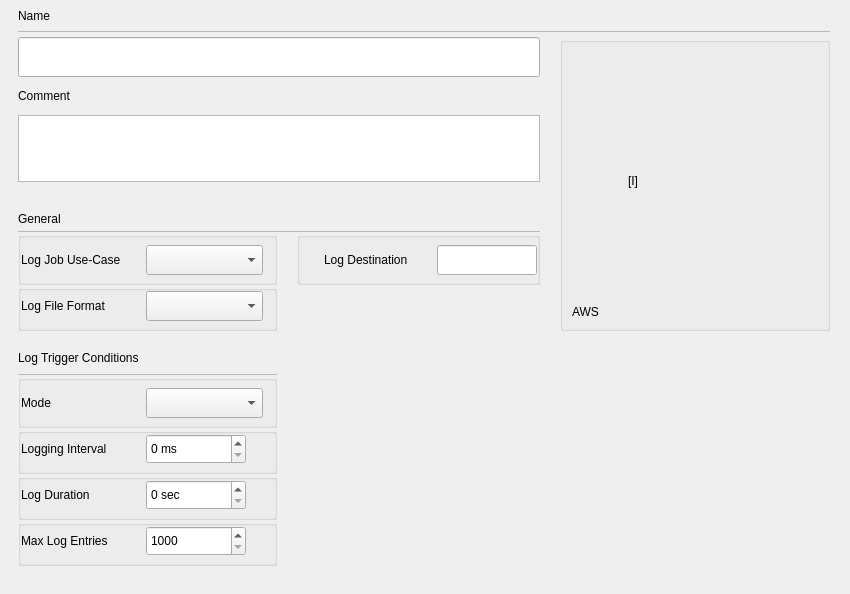
<?xml version="1.0" encoding="UTF-8"?>
<ui version="4.0">
 <class>C_SdNdeDalLogJobPropertiesWidget</class>
 <widget class="QWidget" name="C_SdNdeDalLogJobPropertiesWidget">
  <property name="geometry">
   <rect>
    <x>0</x>
    <y>0</y>
    <width>850</width>
    <height>594</height>
   </rect>
  </property>
  <property name="windowTitle">
   <string>C_SdNdeDalLogJobPropertiesWidget</string>
  </property>
  <layout class="QVBoxLayout" name="verticalLayout">
   <property name="leftMargin">
    <number>18</number>
   </property>
   <property name="topMargin">
    <number>1</number>
   </property>
   <property name="rightMargin">
    <number>20</number>
   </property>
   <property name="bottomMargin">
    <number>5</number>
   </property>
   <item>
    <layout class="QGridLayout" name="gridLayout_3">
     <property name="bottomMargin">
      <number>0</number>
     </property>
     <property name="horizontalSpacing">
      <number>20</number>
     </property>
     <property name="verticalSpacing">
      <number>0</number>
     </property>
     <item row="10" column="0" colspan="2">
      <spacer name="verticalSpacer_11">
       <property name="orientation">
        <enum>Qt::Orientation::Vertical</enum>
       </property>
       <property name="sizeType">
        <enum>QSizePolicy::Policy::Fixed</enum>
       </property>
       <property name="sizeHint" stdset="0">
        <size>
         <width>1</width>
         <height>5</height>
        </size>
       </property>
      </spacer>
     </item>
     <item row="12" column="0" colspan="2">
      <spacer name="verticalSpacer_3">
       <property name="orientation">
        <enum>Qt::Orientation::Vertical</enum>
       </property>
       <property name="sizeType">
        <enum>QSizePolicy::Policy::Fixed</enum>
       </property>
       <property name="sizeHint" stdset="0">
        <size>
         <width>1</width>
         <height>30</height>
        </size>
       </property>
      </spacer>
     </item>
     <item row="9" column="0" colspan="2">
      <spacer name="verticalSpacer_2">
       <property name="orientation">
        <enum>Qt::Orientation::Vertical</enum>
       </property>
       <property name="sizeType">
        <enum>QSizePolicy::Policy::Fixed</enum>
       </property>
       <property name="sizeHint" stdset="0">
        <size>
         <width>20</width>
         <height>2</height>
        </size>
       </property>
      </spacer>
     </item>
     <item row="18" column="0">
      <widget class="QGroupBox" name="pc_GbxUseCase">
       <property name="styleRole" stdset="0">
        <string>transparent</string>
       </property>
       <property name="title">
        <string/>
       </property>
       <layout class="QHBoxLayout" name="horizontalLayout_9">
        <property name="spacing">
         <number>20</number>
        </property>
        <property name="leftMargin">
         <number>0</number>
        </property>
        <property name="topMargin">
         <number>7</number>
        </property>
        <property name="rightMargin">
         <number>11</number>
        </property>
        <property name="bottomMargin">
         <number>7</number>
        </property>
        <item>
         <widget class="stw::opensyde_gui_elements::C_OgeLabToolTipBase" name="pc_LabelLogJobUseCase">
          <property name="styleRole" stdset="0">
           <string>group-item</string>
          </property>
          <property name="sizePolicy">
           <sizepolicy hsizetype="Preferred" vsizetype="Preferred">
            <horstretch>0</horstretch>
            <verstretch>0</verstretch>
           </sizepolicy>
          </property>
          <property name="minimumSize">
           <size>
            <width>105</width>
            <height>0</height>
           </size>
          </property>
          <property name="maximumSize">
           <size>
            <width>105</width>
            <height>16777215</height>
           </size>
          </property>
          <property name="text">
           <string>Log Job Use-Case</string>
          </property>
         </widget>
        </item>
        <item>
         <widget class="stw::opensyde_gui_elements::C_OgeCbxText" name="pc_ComboBoxLogJobUseCase">
          <property name="sizePolicy">
           <sizepolicy hsizetype="Expanding" vsizetype="Fixed">
            <horstretch>0</horstretch>
            <verstretch>0</verstretch>
           </sizepolicy>
          </property>
          <property name="minimumSize">
           <size>
            <width>100</width>
            <height>30</height>
           </size>
          </property>
          <property name="maximumSize">
           <size>
            <width>16777215</width>
            <height>30</height>
           </size>
          </property>
         </widget>
        </item>
       </layout>
      </widget>
     </item>
     <item row="23" column="0">
      <widget class="QFrame" name="frame_5">
       <property name="styleRole" stdset="0">
        <string>fra-separator</string>
       </property>
       <property name="minimumSize">
        <size>
         <width>0</width>
         <height>1</height>
        </size>
       </property>
       <property name="maximumSize">
        <size>
         <width>16777215</width>
         <height>1</height>
        </size>
       </property>
       <property name="frameShape">
        <enum>QFrame::Shape::StyledPanel</enum>
       </property>
       <property name="frameShadow">
        <enum>QFrame::Shadow::Raised</enum>
       </property>
      </widget>
     </item>
     <item row="21" column="0">
      <widget class="stw::opensyde_gui_elements::C_OgeLabContextMenuBase" name="pc_LabelLogTriggerConditions">
       <property name="styleRole" stdset="0">
        <string>heading-group-bold</string>
       </property>
       <property name="text">
        <string>Log Trigger Conditions</string>
       </property>
      </widget>
     </item>
     <item row="25" column="0">
      <widget class="QGroupBox" name="pc_GbxLoggingInterval">
       <property name="styleRole" stdset="0">
        <string>transparent</string>
       </property>
       <property name="title">
        <string/>
       </property>
       <layout class="QHBoxLayout" name="horizontalLayout_12">
        <property name="spacing">
         <number>20</number>
        </property>
        <property name="leftMargin">
         <number>0</number>
        </property>
        <property name="topMargin">
         <number>0</number>
        </property>
        <property name="rightMargin">
         <number>0</number>
        </property>
        <property name="bottomMargin">
         <number>7</number>
        </property>
        <item>
         <widget class="stw::opensyde_gui_elements::C_OgeLabToolTipBase" name="pc_LabelLoggingInterval">
          <property name="styleRole" stdset="0">
           <string>group-item</string>
          </property>
          <property name="minimumSize">
           <size>
            <width>105</width>
            <height>0</height>
           </size>
          </property>
          <property name="maximumSize">
           <size>
            <width>105</width>
            <height>16777215</height>
           </size>
          </property>
          <property name="text">
           <string>Logging Interval</string>
          </property>
         </widget>
        </item>
        <item>
         <widget class="QWidget" name="pc_WidgetLoggingInterval" native="true">
          <layout class="QHBoxLayout" name="horizontalLayout_6" stretch="1,1">
           <property name="spacing">
            <number>15</number>
           </property>
           <property name="leftMargin">
            <number>0</number>
           </property>
           <property name="topMargin">
            <number>0</number>
           </property>
           <property name="rightMargin">
            <number>0</number>
           </property>
           <property name="bottomMargin">
            <number>0</number>
           </property>
           <item>
            <widget class="stw::opensyde_gui_elements::C_OgeSpxToolTipBase" name="pc_SpinBoxLoggingInterval">
           <property name="styleRole" stdset="0">
            <string>spx-number</string>
           </property>
             <property name="sizePolicy">
              <sizepolicy hsizetype="Minimum" vsizetype="Fixed">
               <horstretch>0</horstretch>
               <verstretch>0</verstretch>
              </sizepolicy>
             </property>
             <property name="minimumSize">
              <size>
               <width>100</width>
               <height>30</height>
              </size>
             </property>
             <property name="maximumSize">
              <size>
               <width>16777215</width>
               <height>30</height>
              </size>
             </property>
             <property name="suffix">
              <string> ms</string>
             </property>
             <property name="maximum">
              <number>1000</number>
             </property>
            </widget>
           </item>
           <item>
            <spacer name="horizontalSpacer">
             <property name="orientation">
              <enum>Qt::Orientation::Horizontal</enum>
             </property>
             <property name="sizeHint" stdset="0">
              <size>
               <width>40</width>
               <height>20</height>
              </size>
             </property>
            </spacer>
           </item>
          </layout>
         </widget>
        </item>
       </layout>
      </widget>
     </item>
     <item row="7" column="0" colspan="2">
      <spacer name="verticalSpacer_10">
       <property name="orientation">
        <enum>Qt::Orientation::Vertical</enum>
       </property>
       <property name="sizeType">
        <enum>QSizePolicy::Policy::Fixed</enum>
       </property>
       <property name="sizeHint" stdset="0">
        <size>
         <width>1</width>
         <height>5</height>
        </size>
       </property>
      </spacer>
     </item>
     <item row="22" column="0">
      <spacer name="verticalSpacer_14">
       <property name="orientation">
        <enum>Qt::Orientation::Vertical</enum>
       </property>
       <property name="sizeType">
        <enum>QSizePolicy::Policy::Fixed</enum>
       </property>
       <property name="sizeHint" stdset="0">
        <size>
         <width>1</width>
         <height>9</height>
        </size>
       </property>
      </spacer>
     </item>
     <item row="28" column="0">
      <spacer name="verticalSpacer_8">
       <property name="orientation">
        <enum>Qt::Orientation::Vertical</enum>
       </property>
       <property name="sizeHint" stdset="0">
        <size>
         <width>0</width>
         <height>0</height>
        </size>
       </property>
      </spacer>
     </item>
     <item row="3" column="0" colspan="2">
      <widget class="stw::opensyde_gui_elements::C_OgeLeToolTipBase" name="pc_LineEditName">
       <property name="styleRole" stdset="0">
        <string>le-properties-name</string>
       </property>
       <property name="sizePolicy">
        <sizepolicy hsizetype="Expanding" vsizetype="Fixed">
         <horstretch>0</horstretch>
         <verstretch>0</verstretch>
        </sizepolicy>
       </property>
       <property name="minimumSize">
        <size>
         <width>0</width>
         <height>40</height>
        </size>
       </property>
       <property name="maximumSize">
        <size>
         <width>16777215</width>
         <height>40</height>
        </size>
       </property>
      </widget>
     </item>
     <item row="1" column="0" colspan="3">
      <widget class="QFrame" name="frame_3">
       <property name="styleRole" stdset="0">
        <string>fra-separator</string>
       </property>
       <property name="minimumSize">
        <size>
         <width>0</width>
         <height>1</height>
        </size>
       </property>
       <property name="maximumSize">
        <size>
         <width>16777215</width>
         <height>1</height>
        </size>
       </property>
       <property name="frameShape">
        <enum>QFrame::Shape::StyledPanel</enum>
       </property>
       <property name="frameShadow">
        <enum>QFrame::Shadow::Raised</enum>
       </property>
      </widget>
     </item>
     <item row="19" column="0">
      <widget class="QGroupBox" name="pc_GbxFileFormat">
       <property name="styleRole" stdset="0">
        <string>transparent</string>
       </property>
       <property name="title">
        <string/>
       </property>
       <layout class="QHBoxLayout" name="horizontalLayout_10">
        <property name="spacing">
         <number>20</number>
        </property>
        <property name="leftMargin">
         <number>0</number>
        </property>
        <property name="topMargin">
         <number>0</number>
        </property>
        <property name="rightMargin">
         <number>11</number>
        </property>
        <property name="bottomMargin">
         <number>7</number>
        </property>
        <item>
         <widget class="stw::opensyde_gui_elements::C_OgeLabToolTipBase" name="pc_LabelLogFileFormat">
          <property name="styleRole" stdset="0">
           <string>group-item</string>
          </property>
          <property name="sizePolicy">
           <sizepolicy hsizetype="Preferred" vsizetype="Preferred">
            <horstretch>0</horstretch>
            <verstretch>0</verstretch>
           </sizepolicy>
          </property>
          <property name="minimumSize">
           <size>
            <width>105</width>
            <height>0</height>
           </size>
          </property>
          <property name="maximumSize">
           <size>
            <width>105</width>
            <height>16777215</height>
           </size>
          </property>
          <property name="text">
           <string>Log File Format</string>
          </property>
         </widget>
        </item>
        <item>
         <widget class="stw::opensyde_gui_elements::C_OgeCbxText" name="pc_ComboBoxLogFileFormat">
          <property name="sizePolicy">
           <sizepolicy hsizetype="Expanding" vsizetype="Fixed">
            <horstretch>0</horstretch>
            <verstretch>0</verstretch>
           </sizepolicy>
          </property>
          <property name="minimumSize">
           <size>
            <width>100</width>
            <height>30</height>
           </size>
          </property>
          <property name="maximumSize">
           <size>
            <width>16777215</width>
            <height>30</height>
           </size>
          </property>
         </widget>
        </item>
       </layout>
      </widget>
     </item>
     <item row="17" column="0" colspan="2">
      <widget class="QFrame" name="frame_4">
       <property name="styleRole" stdset="0">
        <string>fra-separator</string>
       </property>
       <property name="minimumSize">
        <size>
         <width>0</width>
         <height>1</height>
        </size>
       </property>
       <property name="maximumSize">
        <size>
         <width>16777215</width>
         <height>1</height>
        </size>
       </property>
       <property name="frameShape">
        <enum>QFrame::Shape::StyledPanel</enum>
       </property>
       <property name="frameShadow">
        <enum>QFrame::Shadow::Raised</enum>
       </property>
      </widget>
     </item>
     <item row="18" column="1">
      <widget class="QGroupBox" name="pc_GbxLogDestination">
       <property name="styleRole" stdset="0">
        <string>transparent</string>
       </property>
       <property name="sizePolicy">
        <sizepolicy hsizetype="Expanding" vsizetype="Expanding">
         <horstretch>0</horstretch>
         <verstretch>0</verstretch>
        </sizepolicy>
       </property>
       <property name="title">
        <string/>
       </property>
       <layout class="QVBoxLayout" name="verticalLayout_7" stretch="0">
        <property name="spacing">
         <number>0</number>
        </property>
        <property name="leftMargin">
         <number>24</number>
        </property>
        <property name="topMargin">
         <number>7</number>
        </property>
        <property name="rightMargin">
         <number>0</number>
        </property>
        <property name="bottomMargin">
         <number>0</number>
        </property>
        <item>
         <layout class="QHBoxLayout" name="horizontalLayout_5">
          <property name="spacing">
           <number>20</number>
          </property>
          <property name="topMargin">
           <number>0</number>
          </property>
          <property name="bottomMargin">
           <number>7</number>
          </property>
          <item>
           <widget class="stw::opensyde_gui_elements::C_OgeLabToolTipBase" name="pc_LabelLogDestination">
            <property name="styleRole" stdset="0">
             <string>group-item</string>
            </property>
            <property name="minimumSize">
             <size>
              <width>93</width>
              <height>0</height>
             </size>
            </property>
            <property name="maximumSize">
             <size>
              <width>93</width>
              <height>16777215</height>
             </size>
            </property>
            <property name="text">
             <string>Log Destination</string>
            </property>
           </widget>
          </item>
          <item>
           <widget class="stw::opensyde_gui_elements::C_OgeLeProperties" name="pc_LineEditLogDestination">
            <property name="minimumSize">
             <size>
              <width>100</width>
              <height>30</height>
             </size>
            </property>
            <property name="maximumSize">
             <size>
              <width>16777215</width>
              <height>30</height>
             </size>
            </property>
           </widget>
          </item>
         </layout>
        </item>
       </layout>
      </widget>
     </item>
     <item row="21" column="1" rowspan="8" colspan="2">
      <widget class="stw::opensyde_gui::C_SdNdeDalLogJobAdditionalTriggerPropertiesWidget" name="pc_WidgetAdditionalTriggerProperties" native="true"/>
     </item>
     <item row="5" column="0" colspan="2">
      <spacer name="verticalSpacer">
       <property name="orientation">
        <enum>Qt::Orientation::Vertical</enum>
       </property>
       <property name="sizeType">
        <enum>QSizePolicy::Policy::Fixed</enum>
       </property>
       <property name="sizeHint" stdset="0">
        <size>
         <width>1</width>
         <height>12</height>
        </size>
       </property>
      </spacer>
     </item>
     <item row="20" column="0" colspan="3">
      <spacer name="verticalSpacer_9">
       <property name="orientation">
        <enum>Qt::Orientation::Vertical</enum>
       </property>
       <property name="sizeType">
        <enum>QSizePolicy::Policy::Fixed</enum>
       </property>
       <property name="sizeHint" stdset="0">
        <size>
         <width>20</width>
         <height>20</height>
        </size>
       </property>
      </spacer>
     </item>
     <item row="0" column="0" colspan="3">
      <widget class="stw::opensyde_gui_elements::C_OgeLabContextMenuBase" name="pc_LabelName">
       <property name="styleRole" stdset="0">
        <string>heading-group-bold</string>
       </property>
       <property name="minimumSize">
        <size>
         <width>0</width>
         <height>30</height>
        </size>
       </property>
       <property name="maximumSize">
        <size>
         <width>16777215</width>
         <height>30</height>
        </size>
       </property>
       <property name="text">
        <string>Name</string>
       </property>
      </widget>
     </item>
     <item row="27" column="0">
      <widget class="QGroupBox" name="pc_GbxMaxLogEntries">
       <property name="styleRole" stdset="0">
        <string>transparent</string>
       </property>
       <property name="title">
        <string/>
       </property>
       <layout class="QHBoxLayout" name="horizontalLayout_14">
        <property name="spacing">
         <number>20</number>
        </property>
        <property name="leftMargin">
         <number>0</number>
        </property>
        <property name="topMargin">
         <number>0</number>
        </property>
        <property name="rightMargin">
         <number>0</number>
        </property>
        <property name="bottomMargin">
         <number>7</number>
        </property>
        <item>
         <widget class="stw::opensyde_gui_elements::C_OgeLabToolTipBase" name="pc_LabelMaxLogEntries">
          <property name="styleRole" stdset="0">
           <string>group-item</string>
          </property>
          <property name="minimumSize">
           <size>
            <width>105</width>
            <height>0</height>
           </size>
          </property>
          <property name="maximumSize">
           <size>
            <width>105</width>
            <height>16777215</height>
           </size>
          </property>
          <property name="text">
           <string>Max Log Entries</string>
          </property>
         </widget>
        </item>
        <item>
         <widget class="QWidget" name="pc_WidgetMaxLogEntries" native="true">
          <property name="minimumSize">
           <size>
            <width>0</width>
            <height>0</height>
           </size>
          </property>
          <layout class="QHBoxLayout" name="horizontalLayout_8" stretch="1,1">
           <property name="spacing">
            <number>15</number>
           </property>
           <property name="leftMargin">
            <number>0</number>
           </property>
           <property name="topMargin">
            <number>0</number>
           </property>
           <property name="rightMargin">
            <number>0</number>
           </property>
           <property name="bottomMargin">
            <number>0</number>
           </property>
           <item>
            <widget class="stw::opensyde_gui_elements::C_OgeSpxToolTipBase" name="pc_SpxBoxMaxLogEntries">
           <property name="styleRole" stdset="0">
            <string>spx-number</string>
           </property>
             <property name="sizePolicy">
              <sizepolicy hsizetype="Minimum" vsizetype="Fixed">
               <horstretch>0</horstretch>
               <verstretch>0</verstretch>
              </sizepolicy>
             </property>
             <property name="minimumSize">
              <size>
               <width>100</width>
               <height>30</height>
              </size>
             </property>
             <property name="maximumSize">
              <size>
               <width>16777215</width>
               <height>30</height>
              </size>
             </property>
             <property name="minimum">
              <number>1000</number>
             </property>
             <property name="maximum">
              <number>10000</number>
             </property>
            </widget>
           </item>
           <item>
            <spacer name="horizontalSpacer_8">
             <property name="orientation">
              <enum>Qt::Orientation::Horizontal</enum>
             </property>
             <property name="sizeHint" stdset="0">
              <size>
               <width>40</width>
               <height>20</height>
              </size>
             </property>
            </spacer>
           </item>
          </layout>
         </widget>
        </item>
       </layout>
      </widget>
     </item>
     <item row="13" column="0" colspan="2">
      <widget class="stw::opensyde_gui_elements::C_OgeLabContextMenuBase" name="pc_LabelGeneral">
       <property name="styleRole" stdset="0">
        <string>heading-group-bold</string>
       </property>
       <property name="text">
        <string>General</string>
       </property>
      </widget>
     </item>
     <item row="24" column="0">
      <widget class="QGroupBox" name="pc_GbxMode">
       <property name="styleRole" stdset="0">
        <string>transparent</string>
       </property>
       <property name="title">
        <string/>
       </property>
       <layout class="QHBoxLayout" name="horizontalLayout_11">
        <property name="spacing">
         <number>20</number>
        </property>
        <property name="leftMargin">
         <number>0</number>
        </property>
        <property name="topMargin">
         <number>7</number>
        </property>
        <property name="rightMargin">
         <number>11</number>
        </property>
        <property name="bottomMargin">
         <number>7</number>
        </property>
        <item>
         <widget class="stw::opensyde_gui_elements::C_OgeLabToolTipBase" name="pc_LabelMode">
          <property name="styleRole" stdset="0">
           <string>group-item</string>
          </property>
          <property name="sizePolicy">
           <sizepolicy hsizetype="Preferred" vsizetype="Preferred">
            <horstretch>0</horstretch>
            <verstretch>0</verstretch>
           </sizepolicy>
          </property>
          <property name="minimumSize">
           <size>
            <width>105</width>
            <height>0</height>
           </size>
          </property>
          <property name="maximumSize">
           <size>
            <width>105</width>
            <height>16777215</height>
           </size>
          </property>
          <property name="text">
           <string>Mode</string>
          </property>
         </widget>
        </item>
        <item>
         <widget class="stw::opensyde_gui_elements::C_OgeCbxText" name="pc_ComboBoxLocalData">
          <property name="sizePolicy">
           <sizepolicy hsizetype="Expanding" vsizetype="Fixed">
            <horstretch>0</horstretch>
            <verstretch>0</verstretch>
           </sizepolicy>
          </property>
          <property name="minimumSize">
           <size>
            <width>100</width>
            <height>30</height>
           </size>
          </property>
          <property name="maximumSize">
           <size>
            <width>16777215</width>
            <height>30</height>
           </size>
          </property>
         </widget>
        </item>
       </layout>
      </widget>
     </item>
     <item row="11" column="0" colspan="2">
      <widget class="stw::opensyde_gui_elements::C_OgeTedPropertiesComment" name="pc_TextEditComment">
       <property name="minimumSize">
        <size>
         <width>0</width>
         <height>67</height>
        </size>
       </property>
       <property name="maximumSize">
        <size>
         <width>16777215</width>
         <height>67</height>
        </size>
       </property>
      </widget>
     </item>
     <item row="26" column="0">
      <widget class="QGroupBox" name="pc_GbxLogDuration">
       <property name="styleRole" stdset="0">
        <string>transparent</string>
       </property>
       <property name="title">
        <string/>
       </property>
       <layout class="QHBoxLayout" name="horizontalLayout_13">
        <property name="spacing">
         <number>20</number>
        </property>
        <property name="leftMargin">
         <number>0</number>
        </property>
        <property name="topMargin">
         <number>0</number>
        </property>
        <property name="rightMargin">
         <number>0</number>
        </property>
        <property name="bottomMargin">
         <number>7</number>
        </property>
        <item>
         <widget class="stw::opensyde_gui_elements::C_OgeLabToolTipBase" name="pc_LabelLogDuration">
          <property name="styleRole" stdset="0">
           <string>group-item</string>
          </property>
          <property name="minimumSize">
           <size>
            <width>105</width>
            <height>0</height>
           </size>
          </property>
          <property name="maximumSize">
           <size>
            <width>105</width>
            <height>16777215</height>
           </size>
          </property>
          <property name="text">
           <string>Log Duration</string>
          </property>
         </widget>
        </item>
        <item>
         <widget class="QWidget" name="pc_WidgetLogDuration" native="true">
          <layout class="QHBoxLayout" name="horizontalLayout_7" stretch="1,1">
           <property name="spacing">
            <number>15</number>
           </property>
           <property name="leftMargin">
            <number>0</number>
           </property>
           <property name="topMargin">
            <number>0</number>
           </property>
           <property name="rightMargin">
            <number>0</number>
           </property>
           <property name="bottomMargin">
            <number>0</number>
           </property>
           <item>
            <widget class="stw::opensyde_gui_elements::C_OgeSpxToolTipBase" name="pc_SpinBoxLogDuration">
           <property name="styleRole" stdset="0">
            <string>spx-number</string>
           </property>
             <property name="sizePolicy">
              <sizepolicy hsizetype="Minimum" vsizetype="Fixed">
               <horstretch>0</horstretch>
               <verstretch>0</verstretch>
              </sizepolicy>
             </property>
             <property name="minimumSize">
              <size>
               <width>100</width>
               <height>30</height>
              </size>
             </property>
             <property name="maximumSize">
              <size>
               <width>16777215</width>
               <height>30</height>
              </size>
             </property>
             <property name="suffix">
              <string> sec</string>
             </property>
            </widget>
           </item>
           <item>
            <spacer name="horizontalSpacer_7">
             <property name="orientation">
              <enum>Qt::Orientation::Horizontal</enum>
             </property>
             <property name="sizeHint" stdset="0">
              <size>
               <width>40</width>
               <height>20</height>
              </size>
             </property>
            </spacer>
           </item>
          </layout>
         </widget>
        </item>
       </layout>
      </widget>
     </item>
     <item row="6" column="0" colspan="2">
      <widget class="stw::opensyde_gui_elements::C_OgeLabContextMenuBase" name="pc_LabelComment">
       <property name="styleRole" stdset="0">
        <string>heading-group-bold</string>
       </property>
       <property name="text">
        <string>Comment</string>
       </property>
      </widget>
     </item>
     <item row="14" column="0" colspan="2">
      <spacer name="verticalSpacer_13">
       <property name="orientation">
        <enum>Qt::Orientation::Vertical</enum>
       </property>
       <property name="sizeType">
        <enum>QSizePolicy::Policy::Fixed</enum>
       </property>
       <property name="sizeHint" stdset="0">
        <size>
         <width>1</width>
         <height>5</height>
        </size>
       </property>
      </spacer>
     </item>
     <item row="3" column="2" rowspan="17">
      <widget class="QGroupBox" name="pc_GroupBoxIcon">
       <property name="styleRole" stdset="0">
        <string>grayed</string>
       </property>
       <property name="minimumSize">
        <size>
         <width>270</width>
         <height>0</height>
        </size>
       </property>
       <property name="maximumSize">
        <size>
         <width>270</width>
         <height>16777215</height>
        </size>
       </property>
       <property name="title">
        <string/>
       </property>
       <layout class="QVBoxLayout" name="verticalLayout_3">
        <property name="topMargin">
         <number>9</number>
        </property>
        <item>
         <spacer name="verticalSpacer_5">
          <property name="orientation">
           <enum>Qt::Orientation::Vertical</enum>
          </property>
          <property name="sizeHint" stdset="0">
           <size>
            <width>20</width>
            <height>0</height>
           </size>
          </property>
         </spacer>
        </item>
        <item>
         <spacer name="verticalSpacer_6">
          <property name="orientation">
           <enum>Qt::Orientation::Vertical</enum>
          </property>
          <property name="sizeType">
           <enum>QSizePolicy::Policy::Fixed</enum>
          </property>
          <property name="sizeHint" stdset="0">
           <size>
            <width>20</width>
            <height>10</height>
           </size>
          </property>
         </spacer>
        </item>
        <item>
         <layout class="QHBoxLayout" name="horizontalLayout">
          <item>
           <spacer name="horizontalSpacer_2">
            <property name="orientation">
             <enum>Qt::Orientation::Horizontal</enum>
            </property>
            <property name="sizeHint" stdset="0">
             <size>
              <width>5</width>
              <height>20</height>
             </size>
            </property>
           </spacer>
          </item>
          <item>
           <spacer name="horizontalSpacer_3">
            <property name="orientation">
             <enum>Qt::Orientation::Horizontal</enum>
            </property>
            <property name="sizeType">
             <enum>QSizePolicy::Policy::Fixed</enum>
            </property>
            <property name="sizeHint" stdset="0">
             <size>
              <width>10</width>
              <height>20</height>
             </size>
            </property>
           </spacer>
          </item>
          <item>
           <widget class="stw::opensyde_gui_elements::C_OgeLabSvgOnly" name="pc_LabelIcon">
            <property name="minimumSize">
             <size>
              <width>144</width>
              <height>144</height>
             </size>
            </property>
            <property name="maximumSize">
             <size>
              <width>144</width>
              <height>144</height>
             </size>
            </property>
            <property name="text">
             <string>[I]</string>
            </property>
           </widget>
          </item>
          <item>
           <spacer name="horizontalSpacer_4">
            <property name="orientation">
             <enum>Qt::Orientation::Horizontal</enum>
            </property>
            <property name="sizeHint" stdset="0">
             <size>
              <width>5</width>
              <height>20</height>
             </size>
            </property>
           </spacer>
          </item>
         </layout>
        </item>
        <item>
         <spacer name="verticalSpacer_7">
          <property name="orientation">
           <enum>Qt::Orientation::Vertical</enum>
          </property>
          <property name="sizeHint" stdset="0">
           <size>
            <width>20</width>
            <height>0</height>
           </size>
          </property>
         </spacer>
        </item>
        <item>
         <widget class="stw::opensyde_gui_elements::C_OgeLabGenericNoPaddingNoMargins" name="pc_LabelIconFileFormat">
          <property name="text">
           <string>AWS</string>
          </property>
         </widget>
        </item>
       </layout>
      </widget>
     </item>
     <item row="2" column="0" colspan="3">
      <spacer name="verticalSpacer_4">
       <property name="orientation">
        <enum>Qt::Orientation::Vertical</enum>
       </property>
       <property name="sizeType">
        <enum>QSizePolicy::Policy::Fixed</enum>
       </property>
       <property name="sizeHint" stdset="0">
        <size>
         <width>1</width>
         <height>5</height>
        </size>
       </property>
      </spacer>
     </item>
    </layout>
   </item>
  </layout>
 </widget>
 <customwidgets>
  <customwidget>
   <class>stw::opensyde_gui_elements::C_OgeLabToolTipBase</class>
   <extends>QLabel</extends>
   <header>C_OgeLabToolTipBase.hpp</header>
  </customwidget>
  <customwidget>
   <class>stw::opensyde_gui_elements::C_OgeLabContextMenuBase</class>
   <extends>QLabel</extends>
   <header>C_OgeLabContextMenuBase.hpp</header>
  </customwidget>
  <customwidget>
   <class>stw::opensyde_gui_elements::C_OgeLeProperties</class>
   <extends>QLineEdit</extends>
   <header>C_OgeLeProperties.hpp</header>
  </customwidget>
  <customwidget>
   <class>stw::opensyde_gui_elements::C_OgeCbxText</class>
   <extends>QComboBox</extends>
   <header>C_OgeCbxText.hpp</header>
  </customwidget>
  <customwidget>
   <class>stw::opensyde_gui_elements::C_OgeLabGenericNoPaddingNoMargins</class>
   <extends>QLabel</extends>
   <header>C_OgeLabGenericNoPaddingNoMargins.hpp</header>
  </customwidget>
  <customwidget>
   <class>stw::opensyde_gui_elements::C_OgeSpxToolTipBase</class>
   <extends>QSpinBox</extends>
   <header>C_OgeSpxToolTipBase.hpp</header>
  </customwidget>
  <customwidget>
   <class>stw::opensyde_gui_elements::C_OgeTedPropertiesComment</class>
   <extends>QTextEdit</extends>
   <header>C_OgeTedPropertiesComment.hpp</header>
  </customwidget>
  <customwidget>
   <class>stw::opensyde_gui_elements::C_OgeLeToolTipBase</class>
   <extends>QLineEdit</extends>
   <header>C_OgeLeToolTipBase.hpp</header>
  </customwidget>
  <customwidget>
   <class>stw::opensyde_gui_elements::C_OgeLabSvgOnly</class>
   <extends>QLabel</extends>
   <header>C_OgeLabSvgOnly.hpp</header>
  </customwidget>
  <customwidget>
   <class>stw::opensyde_gui::C_SdNdeDalLogJobAdditionalTriggerPropertiesWidget</class>
   <extends>QWidget</extends>
   <header>C_SdNdeDalLogJobAdditionalTriggerPropertiesWidget.hpp</header>
   <container>1</container>
  </customwidget>
 </customwidgets>
 <resources/>
 <connections/>
</ui>
